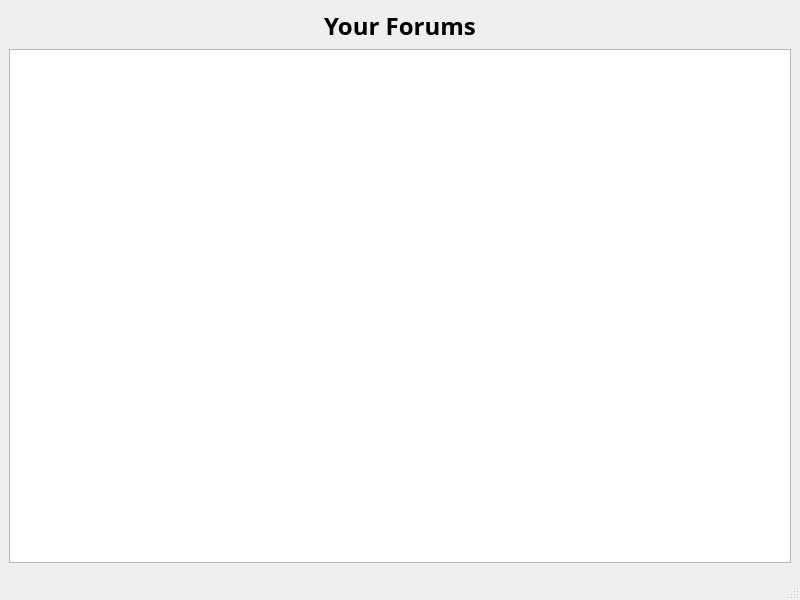
<?xml version="1.0" encoding="UTF-8"?>
<ui version="4.0">
 <class>yourforums</class>
 <widget class="QMainWindow" name="yourforums">
  <property name="geometry">
   <rect>
    <x>0</x>
    <y>0</y>
    <width>800</width>
    <height>600</height>
   </rect>
  </property>
  <property name="windowTitle">
   <string>Your Forums</string>
  </property>
  <widget class="QWidget" name="centralwidget">
   <layout class="QVBoxLayout" name="verticalLayout">
    <item>
     <widget class="QLabel" name="label">
      <property name="font">
       <font>
        <family>Ubuntu Condensed</family>
        <pointsize>18</pointsize>
        <weight>75</weight>
        <bold>true</bold>
       </font>
      </property>
      <property name="text">
       <string>Your Forums</string>
      </property>
      <property name="alignment">
       <set>Qt::AlignCenter</set>
      </property>
     </widget>
    </item>
    <item>
     <widget class="QTableView" name="yourforums_table"/>
    </item>
    <item>
     <widget class="QFrame" name="frame">
      <property name="frameShape">
       <enum>QFrame::StyledPanel</enum>
      </property>
      <property name="frameShadow">
       <enum>QFrame::Raised</enum>
      </property>
     </widget>
    </item>
   </layout>
  </widget>
  <widget class="QMenuBar" name="menubar">
   <property name="geometry">
    <rect>
     <x>0</x>
     <y>0</y>
     <width>800</width>
     <height>22</height>
    </rect>
   </property>
  </widget>
  <widget class="QStatusBar" name="statusbar"/>
 </widget>
 <resources/>
 <connections/>
</ui>
